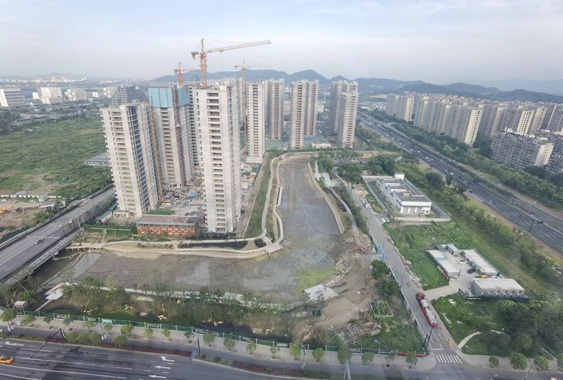
#> input picture raw_images/img1.jpg, 563 x 380 px, shrunk from 1896 x 1280 before the run, found by its file name
$ python img_reg_ORB.py   (older library calls are emulated)
#> lines starting #> are read from the running program, lines starting #| are printed output that depends on the picture
import os
import cv2
import numpy as np

## ORB (Oriented FAST and Rotated BRIEF) feature detector and matcher
## to find correspondences between keypoints in the images

# 计算图像梯度幅值的函数
def calculate_gradient_magnitude(image):
    # 转换为灰度图像
    gray_image = cv2.cvtColor(image, cv2.COLOR_BGR2GRAY)
    # 计算梯度
    gradient_x = cv2.Sobel(gray_image, cv2.CV_64F, 1, 0, ksize=3)
    gradient_y = cv2.Sobel(gray_image, cv2.CV_64F, 0, 1, ksize=3)
    gradient_magnitude = cv2.magnitude(gradient_x, gradient_y)
    # 计算平均梯度幅值
    avg_gradient_magnitude = cv2.mean(gradient_magnitude)[0]
    return avg_gradient_magnitude

# Function to perform feature matching between two images using ORB detector
def feature_matching(src, dst):
    # Initialize ORB detector
    orb = cv2.ORB_create()

    # 检测特征点和计算描述子
    # Find keypoints and descriptors using ORB
    keypoints_src, descriptors_src = orb.detectAndCompute(src, None)
    keypoints_dst, descriptors_dst = orb.detectAndCompute(dst, None)

    # Initialize Brute-Force Matcher蛮力
    bf = cv2.BFMatcher(cv2.NORM_HAMMING, crossCheck=True)

    # Match keypoints
    matches = bf.match(descriptors_src, descriptors_dst)

    # Sort matches based on distance (lower is better)
    matches = sorted(matches, key=lambda x: x.distance)

    # Draw top matches (for visualization)
    matching_result = cv2.drawMatches(src, keypoints_src, dst, keypoints_dst, matches[:60], None, flags=cv2.DrawMatchesFlags_NOT_DRAW_SINGLE_POINTS)

    # Apply affine transformation to align the images
    src_pts = np.float32([keypoints_src[m.queryIdx].pt for m in matches]).reshape(-1, 1, 2)
    dst_pts = np.float32([keypoints_dst[m.trainIdx].pt for m in matches]).reshape(-1, 1, 2)

    # Find the affine transformation matrix
    M, mask = cv2.estimateAffinePartial2D(dst_pts, src_pts)

    # Apply the transformation to the second image
    rows, cols, _ = src.shape
    registered_img2 = cv2.warpAffine(src, M, (cols, rows))

    return registered_img2

# 读取三张图像
img1 = cv2.imread('./raw_images/img1.jpg')
#> img1 is the input picture: shape (380, 563, 3); mean B, G, R 152.1, 151.5, 146.5
img2 = cv2.imread('./raw_images/img2.jpg')
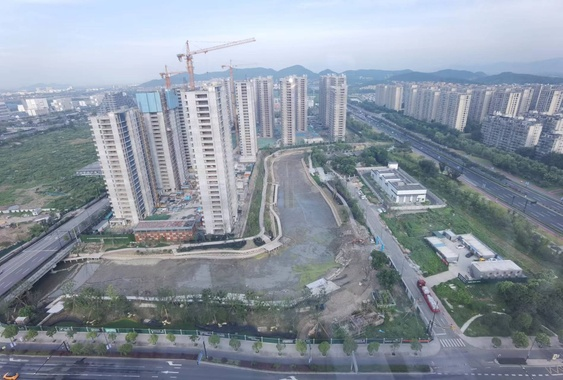
#> input picture raw_images/img2.jpg, 563 x 380 px, shrunk from 1896 x 1280 before the run, found by its file name
#> img2 is the input picture: shape (380, 563, 3); mean B, G, R 159.7, 147.8, 138.3
img3 = cv2.imread('./raw_images/img3.jpg')
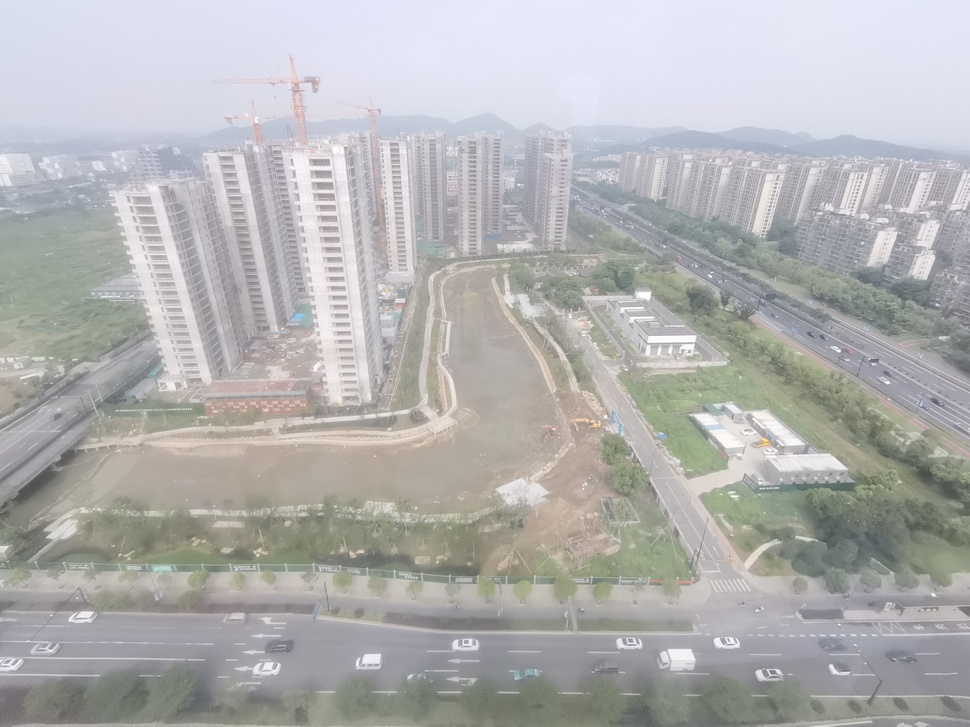
#> input picture raw_images/img3.jpg, 970 x 727 px, shrunk from 3264 x 2448 before the run, found by its file name
#> img3 is the input picture: shape (727, 970, 3); mean B, G, R 177.4, 177.4, 177.5
img4 = cv2.imread('./raw_images/img4.jpg')
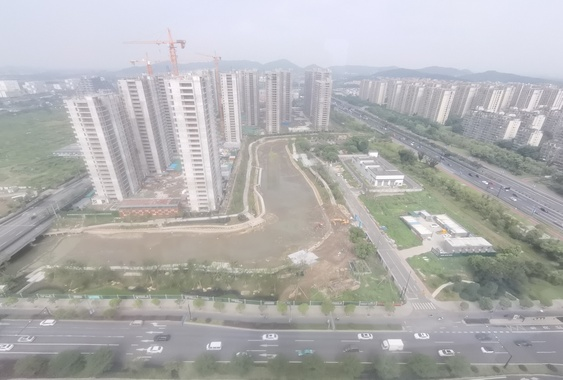
#> input picture raw_images/img4.jpg, 563 x 380 px, shrunk from 1896 x 1280 before the run, found by its file name
#> img4 is the input picture: shape (380, 563, 3); mean B, G, R 177.5, 177.4, 177.6

# 计算三张图像的梯度幅值
grad_magnitude_img1 = calculate_gradient_magnitude(img1)
#> in calculate_gradient_magnitude, `avg_gradient_magnitude = cv2.mean(gradient_magnitude)[0]`: avg_gradient_magnitude = 68.65
#> grad_magnitude_img1 = 68.65
grad_magnitude_img2 = calculate_gradient_magnitude(img2)
#> grad_magnitude_img2 = 68.02
grad_magnitude_img3 = calculate_gradient_magnitude(img3)
#> grad_magnitude_img3 = 35.54
grad_magnitude_img4 = calculate_gradient_magnitude(img4)
#> in calculate_gradient_magnitude (call 4), `gradient_magnitude = cv2.magnitude(gradient_x, gradient_y)`:
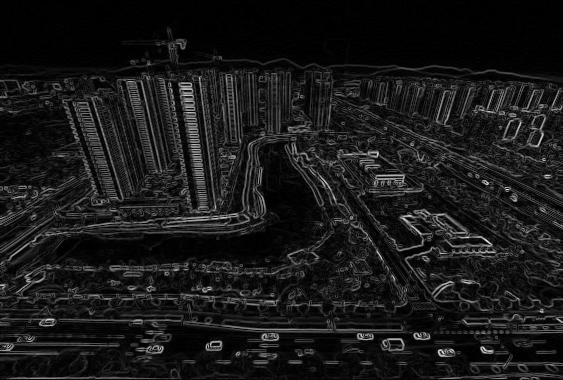
#> gradient_magnitude: shape (380, 563) float64; min 0, max 438, mean 43.3; drawn with min black and max white
#> in calculate_gradient_magnitude (call 4), `avg_gradient_magnitude = cv2.mean(gradient_magnitude)[0]`: avg_gradient_magnitude = 43.29
#> grad_magnitude_img4 = 43.29

# 找出梯度幅值最大的图像作为基准图像
max_grad_image = None
if grad_magnitude_img1 > grad_magnitude_img2 and grad_magnitude_img1 > grad_magnitude_img3:
    max_grad_image = img1
    print("最清晰的图片是img1")
elif grad_magnitude_img2 > grad_magnitude_img1 and grad_magnitude_img2 > grad_magnitude_img3:
    max_grad_image = img2
    print("最清晰的图片是img2")
else:
    max_grad_image = img3
    print("最清晰的图片是img3")

# # 显示梯度幅值最大的图像
# cv2.imshow('Maximum Gradient Image', max_grad_image)
# cv2.waitKey(0)

# # 关闭所有打开的窗口
# cv2.destroyAllWindows()

# Perform image registration using feature matching between img2 and max_grad_image
# Assuming you have already implemented this function
registered_img2 = feature_matching(img2, max_grad_image)
#> in feature_matching, `keypoints_src, descriptors_src = orb.detectAndCompute(src, None)`: keypoints_src = 500 keypoints; strongest (x, y, size): (396, 165, 31), (396, 166, 37.2), (48, 309, 31), (48, 311, 31)
#> in feature_matching, `keypoints_dst, descriptors_dst = orb.detectAndCompute(dst, None)`: keypoints_dst = 500 keypoints; strongest (x, y, size): (402, 175, 37.2), (403, 175, 31), (47, 295, 31), (402, 178, 31)
#> in feature_matching, `matches = bf.match(descriptors_src, descriptors_dst)`: matches = 370 matches
#> in feature_matching, `src_pts = np.float32([keypoints_src[m.queryIdx].pt for m in matches])...`: src_pts = 370 rows, first 8: [420.5, 191.6], [110.5, 113.5], [206, 101], [314.5, 292], [202, 217], [205.9, 149.8], [445.8, 266.1], [231.6, 235]
#> in feature_matching, `dst_pts = np.float32([keypoints_dst[m.trainIdx].pt for m in matches])...`: dst_pts = 370 rows, first 8: [425.5, 204], [122.4, 107.5], [217, 100], [312.8, 297.2], [205, 214], [213.1, 142.6], [447.6, 279.9], [233.3, 235]
#> in feature_matching, `M, mask = cv2.estimateAffinePartial2D(dst_pts, src_pts)`: M = [[0.999, 0.0683, -18.05], [-0.0683, 0.999, 16.6]]; mask = 370 values, max 1 at index 0, min 0 at index 1, mean 0.868

# Perform image registration using feature matching between img3 and max_grad_image
# Assuming you have already implemented this function
registered_img3 = feature_matching(img3, max_grad_image)
#> in feature_matching (call 2), `keypoints_src, descriptors_src = orb.detectAndCompute(src, None)`: keypoints_src = 500 keypoints; strongest (x, y, size): (728, 640, 31), (768, 670, 31), (759, 670, 31), (467, 642, 31)
#> in feature_matching (call 2), `matches = bf.match(descriptors_src, descriptors_dst)`: matches = 144 matches
#> in feature_matching (call 2), `src_pts = np.float32([keypoints_src[m.queryIdx].pt for m in matches])...`: src_pts = 144 rows, first 8: [754, 226.4], [629.5, 291.1], [686.8, 346.4], [327.6, 259.2], [640.7, 294.5], [695.7, 415.1], [692.9, 414.7], [691.8, 335.9]
#> in feature_matching (call 2), `dst_pts = np.float32([keypoints_dst[m.trainIdx].pt for m in matches])...`: dst_pts = 144 rows, first 8: [465.1, 139.7], [391.7, 174.2], [425.1, 209.1], [212.4, 147.6], [396, 175.2], [430.3, 250.6], [429.6, 250.8], [427.7, 203]
#> in feature_matching (call 2), `M, mask = cv2.estimateAffinePartial2D(dst_pts, src_pts)`: M = [[1.62, 0.0474, -14], [-0.0474, 1.62, 27.96]]; mask = 144 values, max 1 at index 1, min 0 at index 0, mean 0.208
#> in feature_matching (call 2), `registered_img2 = cv2.warpAffine(src, M, (cols, rows))`:
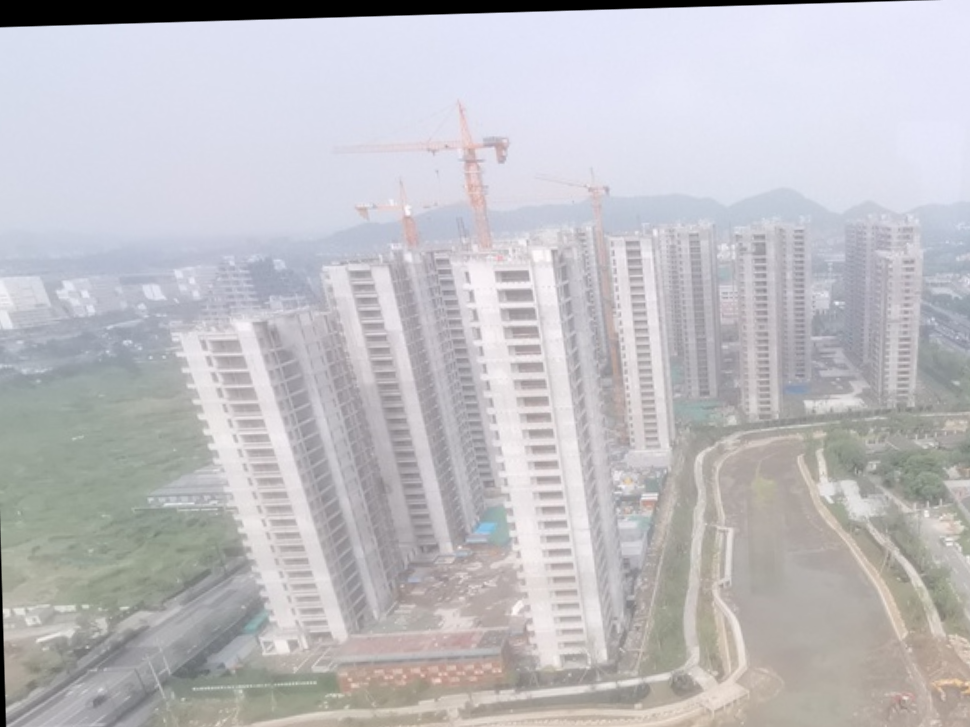
#> registered_img2: shape (727, 970, 3); mean B, G, R 194.3, 190.1, 191.2

registered_img4 = feature_matching(img4, max_grad_image)
#> in feature_matching (call 3), `keypoints_src, descriptors_src = orb.detectAndCompute(src, None)`: keypoints_src = 500 keypoints; strongest (x, y, size): (376, 153, 31), (376, 154, 37.2), (159, 348, 31), (263, 337, 31)
#> in feature_matching (call 3), `matches = bf.match(descriptors_src, descriptors_dst)`: matches = 184 matches
#> in feature_matching (call 3), `matching_result = cv2.drawMatches(src, keypoints_src, dst, keypoints_d..`:
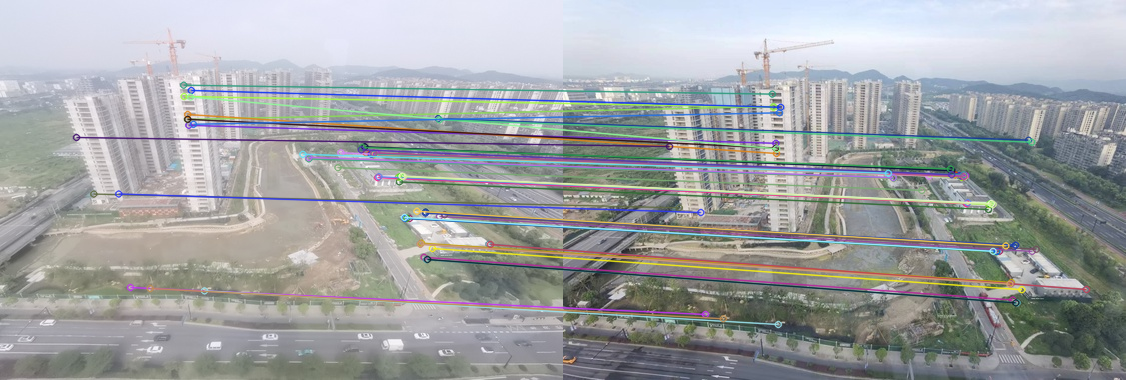
#> matching_result: shape (380, 1126, 3); mean B, G, R 164, 162.6, 160
#> in feature_matching (call 3), `src_pts = np.float32([keypoints_src[m.queryIdx].pt for m in matches])...`: src_pts = 184 rows, first 8: [183.6, 96], [437.8, 118.1], [365.8, 152.6], [398.9, 181.4], [398.1, 176.7], [370.8, 153.6], [423.6, 256.8], [488.4, 243.6]
#> in feature_matching (call 3), `dst_pts = np.float32([keypoints_dst[m.trainIdx].pt for m in matches])...`: dst_pts = 184 rows, first 8: [210, 106.8], [465.1, 139.7], [391.7, 174.2], [425.1, 209.1], [425.5, 204], [396, 175.2], [449.3, 299.5], [522, 289.2]
#> in feature_matching (call 3), `M, mask = cv2.estimateAffinePartial2D(dst_pts, src_pts)`: M = [[0.89, 0.0663, 5.2], [-0.0663, 0.89, 22.26]]; mask = 184 values, max 1 at index 2, min 0 at index 0, mean 0.277
#> in feature_matching (call 3), `registered_img2 = cv2.warpAffine(src, M, (cols, rows))`:
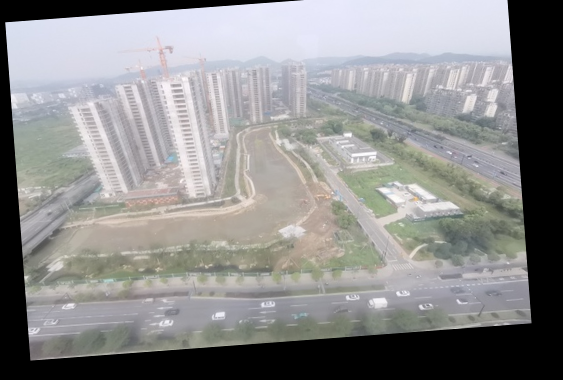
#> registered_img2: shape (380, 563, 3); mean B, G, R 139.7, 139.7, 139.9

# Get the current script's directory
current_dir = os.path.dirname(__file__)

# Construct the path to the output folder
registered_images_folder = os.path.join(current_dir, 'reg_images')

# Assuming img1Reg contains the image data you want to save
# Save the image in the output folder
output_path2 = os.path.join(registered_images_folder, 'ORBregistered_img2.jpg')
cv2.imwrite(output_path2, registered_img2)

print(cv2.imwrite(output_path2, registered_img2))
#| True

output_path3 = os.path.join(registered_images_folder, 'ORBregistered_img3.jpg')
cv2.imwrite(output_path3, registered_img3)

output_path4 = os.path.join(registered_images_folder, 'ORBregistered_img4.jpg')
cv2.imwrite(output_path4, registered_img4)

print(f"图片已存入: {output_path2}")
